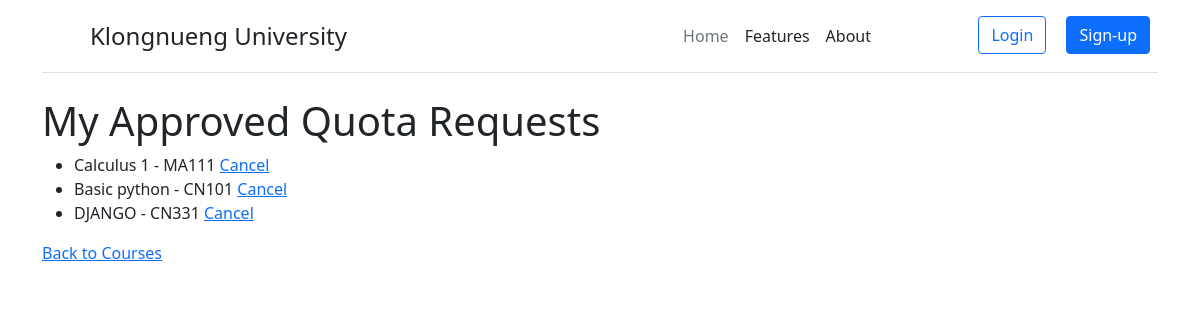
Screenshot of /my_quotas/ (signed in) with the database file from the repository.
### users/models.py (models this page shows, shortened)
class QuotaRequest(models.Model):
    user = models.ForeignKey(User, on_delete=models.CASCADE)
    course = models.ForeignKey(Course, on_delete=models.CASCADE)
    is_approved = models.BooleanField(default=False)

class Course(models.Model):
    code = models.CharField(max_length=10)
    name = models.CharField(max_length=100)
    semester = models.CharField(max_length=10)
    academic_year = models.IntegerField()
    seats = models.IntegerField()
    is_quota_open = models.BooleanField(default=True)

### users/views.py (the view)
# urls.py: path('my_quotas/', views.my_quota_requests, name='my_quota_requests'),
def my_quota_requests(request):
    quota_requests = QuotaRequest.objects.filter(user=request.user, is_approved=True)
    return render(request, 'my_quota_requests.html', {'quota_requests': quota_requests})

### templates/my_quota_requests.html (shortened to what this page needs)
{% extends "base.html" %}
{% block content %}
<h1>My Approved Quota Requests</h1>
<ul>
    {% for request in quota_requests %}
    <li>
        {{ request.course.name }} - {{ request.course.code }}
        <a href="{% url 'cancel_quota_request' request.id %}">Cancel</a>
    </li>
    {% empty %}
    <li>No approved quota requests.</li>
    {% endfor %}
</ul>
<a href="{% url 'course_list' %}">Back to Courses</a>
{% endblock %}

### rows the page displays
QuotaRequest: course.name "Calculus 1", course.code "MA111"
QuotaRequest: course.name "Basic python", course.code "CN101"
QuotaRequest: course.name "DJANGO", course.code "CN331"
